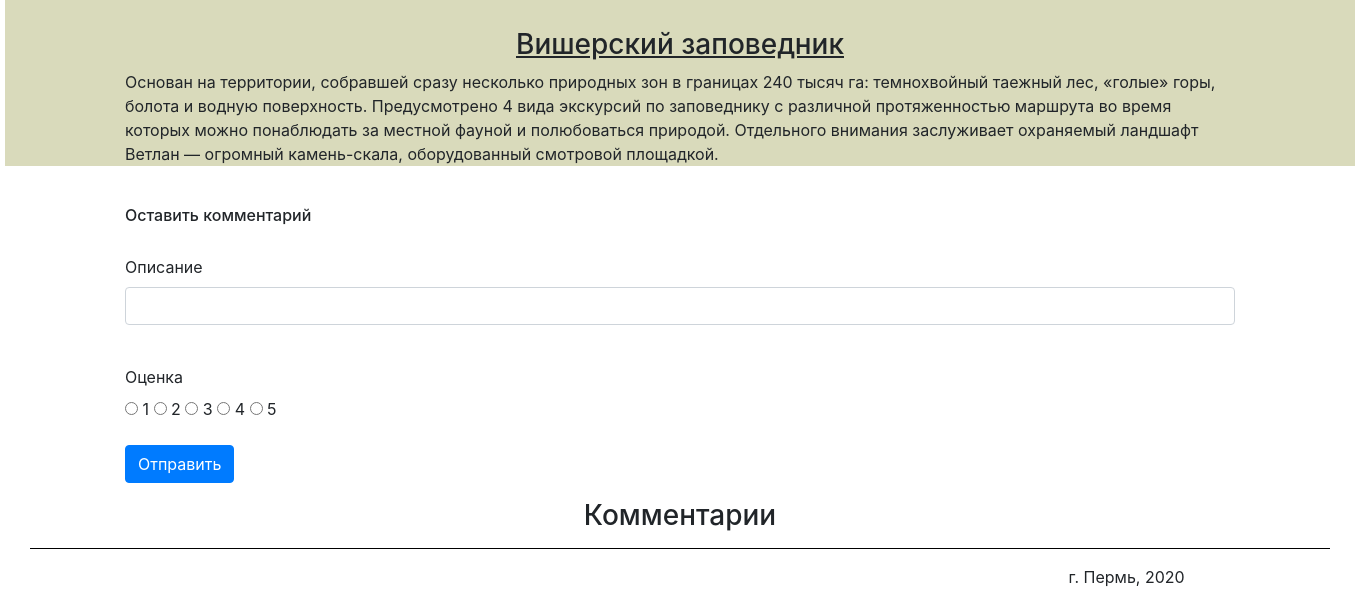
Page /Vishera_nature_reserve (lower part) on the earlier database version.
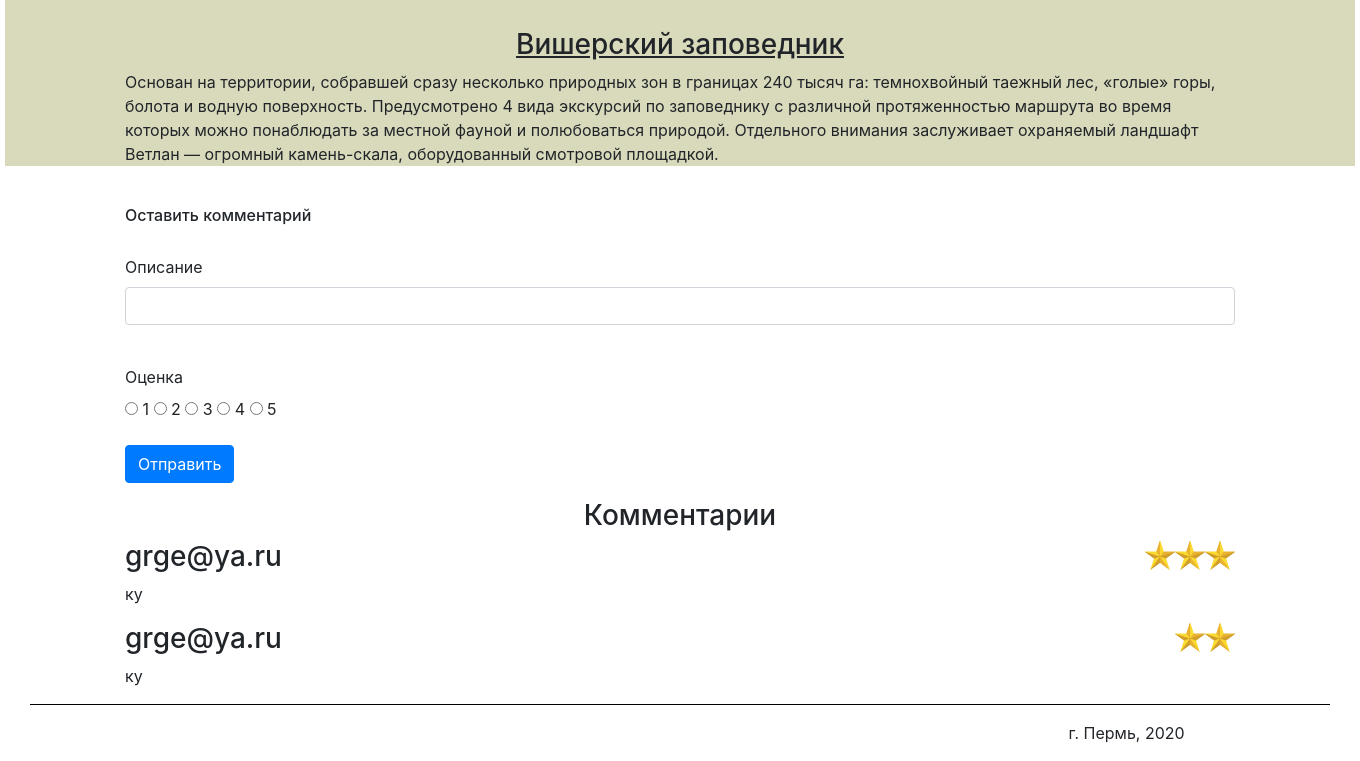
Same page on the later database version.
### data/comments.py (models this page shows)
class Comment(SqlAlchemyBase, UserMixin):
    __tablename__ = 'comment'
    id = sqlalchemy.Column(sqlalchemy.Integer,
                           primary_key=True, autoincrement=True)
    description = sqlalchemy.Column(sqlalchemy.String)
    sight = sqlalchemy.Column(sqlalchemy.String)
    nickname = sqlalchemy.Column(sqlalchemy.String)
    email = sqlalchemy.Column(sqlalchemy.String)
    mark = sqlalchemy.Column(sqlalchemy.Integer)

### main.py (the view, shortened to what this page needs)
    @app.route('/Vishera_nature_reserve', methods=['GET', 'POST'])
    def Vishera_nature_reserve():
        form = CommentForm()
        return render_template('Vishera_nature_reserve.html', sight="Vishera_nature_reserve", title="Вишерский заповедник", Comment=Comment, session=session, form=form)

### data/comment_form.py
class CommentForm(FlaskForm):
    description = StringField('Описание')
    mark = RadioField('Оценка', choices=[('one_point', '1'), ('two_points', '2'),
                                         ('three_points', '3'), ('four_points', '4'),
                                         ('five_points', '5')], validators=[DataRequired()])
    submit = SubmitField('Отправить')

### templates/Vishera_nature_reserve.html (shortened to what this page needs)
{% extends "header_footer.html" %}
{% block content %}
    <div style="text-align: center; margin-top: 50px;">
        <figure class="sight_caption_redirect">
                <h3 style="margin-top: 30px;"><u>Вишерский заповедник</u></h3>
                <main role="main" class="container">
                    <p style="text-align: left;">Основан на территории, собравшей сразу несколько
                        природных зон в границах 240 тысяч га: темнохвойный таежный лес,
                        «голые» горы, болота и водную поверхность. Предусмотрено 4 вида
                        экскурсий по заповеднику с различной протяженностью маршрута во
                        время которых можно понаблюдать за местной фауной и полюбоваться природой.
                        Отдельного внимания заслуживает охраняемый ландшафт
                        Ветлан — огромный камень-скала, оборудованный смотровой площадкой.</p>
                </main>
        </figure>
    </div>
    {% include "comment.html" %}
{% endblock %}

### templates/header_footer.html (shortened to what this page needs)
<!DOCTYPE html>
<html lang="en">
<head>
    <link rel="stylesheet"
          href="https://stackpath.bootstrapcdn.com/bootstrap/4.4.1/css/bootstrap.min.css"
>
    <link href="static/css/style.css" rel="stylesheet" type="text/css">
</head>
<body style="width: 1350px; margin: 0 auto;">
    {% block content %}
    {% endblock %}
    <footer style="clear: both;">
        <hr align="center" width="1300" size="5" color="black" />
        <main role="main" class="container">
            <p style="margin-left: 85%;">г. Пермь, 2020</p>
        </main>
    </footer>
</body>
</html>

### templates/comment.html (shortened to what this page needs)
<div>
    <main role="main" class="container">
        <h6 style="margin-bottom: 30px; margin-top: 40px;">Оставить комментарий</h6>
        <form action="" method="post">
            <p>
                {{ form.description.label }}<br>
                {{ form.description(class="form-control", type="description") }}<br>
            </p>
            <p>
                 {{ form.mark.label }}<br>
                 {% for mark in form.mark %}
                     {{ mark }}
                     {{ mark.label }}
                 {% endfor %}
             </p>
            <p>{{ form.submit(type="submit", class="btn btn-primary") }}</p>
        </form>
        <h3 style="text-align: center;">Комментарии</h3>
        {% set comment = session.query(Comment) %}
        {% for i in range(session.query(Comment).count()) %}
            {% if comment[i].sight == sight %}
                <div>
                    <h3 style="float: left;">{{ comment[i].nickname }}</h3>
                    {% set points = {"one_point": 1, "two_points": 2, "three_points": 3,
                        "four_points":4, "five_points": 5} %}
                        {% for i in range(points[comment[i].mark]) %}
                            <img style="width: 30px; height: 30px; float: right;" src="static/images/star.jpg">
                        {% endfor %}
                    <p style="clear: both;">{{ comment[i].description }}</p>
                </div>
            {% endif %}
        {% endfor %}
    </main>
</div>

### static/css/style.css (style rules this page uses)
.sight_caption_redirect { background: #d9dabb; display: block; margin: 0 0px 0px 0; text-align: center; }

Differences in the rows shown:
added Comment: nickname "grge@ya.ru", mark "three_points" (drawn), description "ку"
added Comment: nickname "grge@ya.ru", mark "two_points" (drawn), description "ку"
